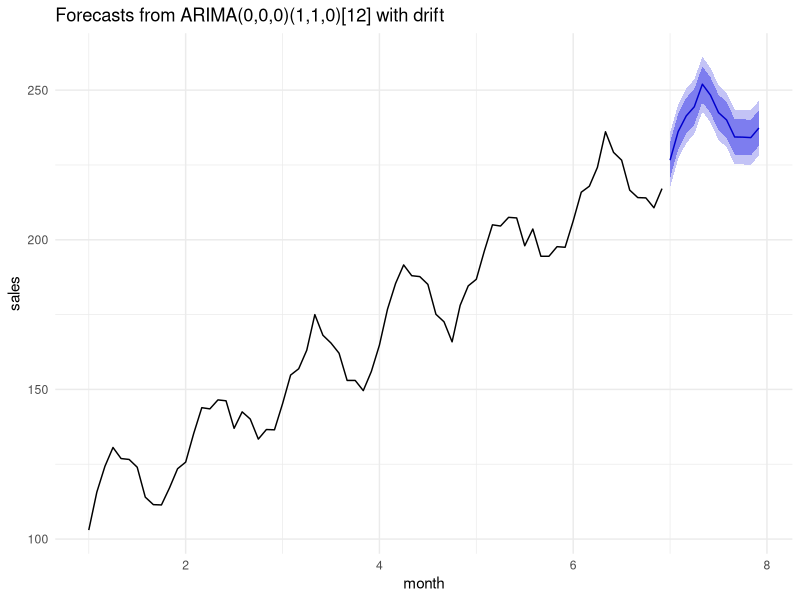
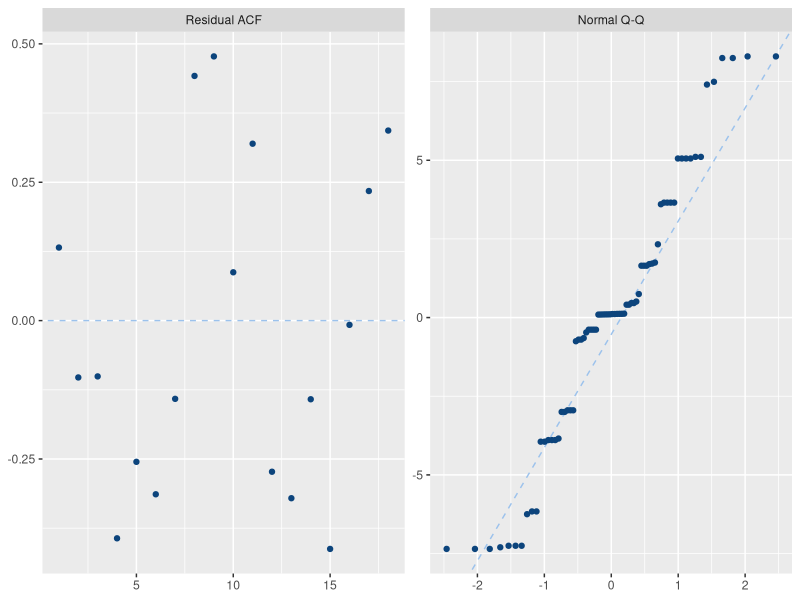

The R source for these figures, in order:
# Reproducible analysis script generated by Telos
# Run from the folder holding cleaned.csv. Uncomment install.packages() the first time.
# install.packages(c("forecast", "ggplot2"))
library(forecast)
library(ggplot2)
d <- read.csv("cleaned.csv", stringsAsFactors = FALSE)
d$month <- factor(d$month)

# === 01 · ARIMA / SARIMA ===
# sort by time so the series is in order
dd_ord <- d[order(d$month), ]
x_ts <- ts(dd_ord$sales, frequency = 12)
fit <- forecast::auto.arima(x_ts)
print(fit)
print(confint(fit, level = 0.95))
print(Box.test(residuals(fit), type = "Ljung-Box"))
print(c(AIC = AIC(fit), BIC = BIC(fit), logLik = as.numeric(logLik(fit)), sigma2 = fit$sigma2))
# Forecast table + figure
fc <- forecast::forecast(fit, h = 12, level = c(80, 95))
print(fc)
print(forecast::autoplot(fc) + labs(x = "month", y = "sales") + theme_minimal())
# Residual diagnostics — residual ACF + Normal Q-Q
r <- as.numeric(residuals(fit)); nn <- length(r); ac <- acf(r, plot = FALSE)
panels <- rbind(
  data.frame(panel = "Residual ACF", x = as.numeric(ac$lag[-1]), y = as.numeric(ac$acf[-1])),
  data.frame(panel = "Normal Q-Q", x = qnorm(ppoints(nn)), y = sort(r)))
panels$panel <- factor(panels$panel, levels = c("Residual ACF", "Normal Q-Q"))
qs <- quantile(r, c(0.25, 0.75)); zs <- qnorm(c(0.25, 0.75)); slope <- diff(qs) / diff(zs)
refs <- data.frame(panel = factor(c("Residual ACF", "Normal Q-Q"), levels = levels(panels$panel)),
                   slope = c(0, slope), intercept = c(0, qs[1] - slope * zs[1]))
print(ggplot(panels, aes(x, y)) +
  geom_abline(data = refs, aes(slope = slope, intercept = intercept), colour = "#9cc2ec", linetype = "dashed") +
  geom_point(colour = "#0c447c") + facet_wrap(~panel, scales = "free") + labs(x = NULL, y = NULL))
